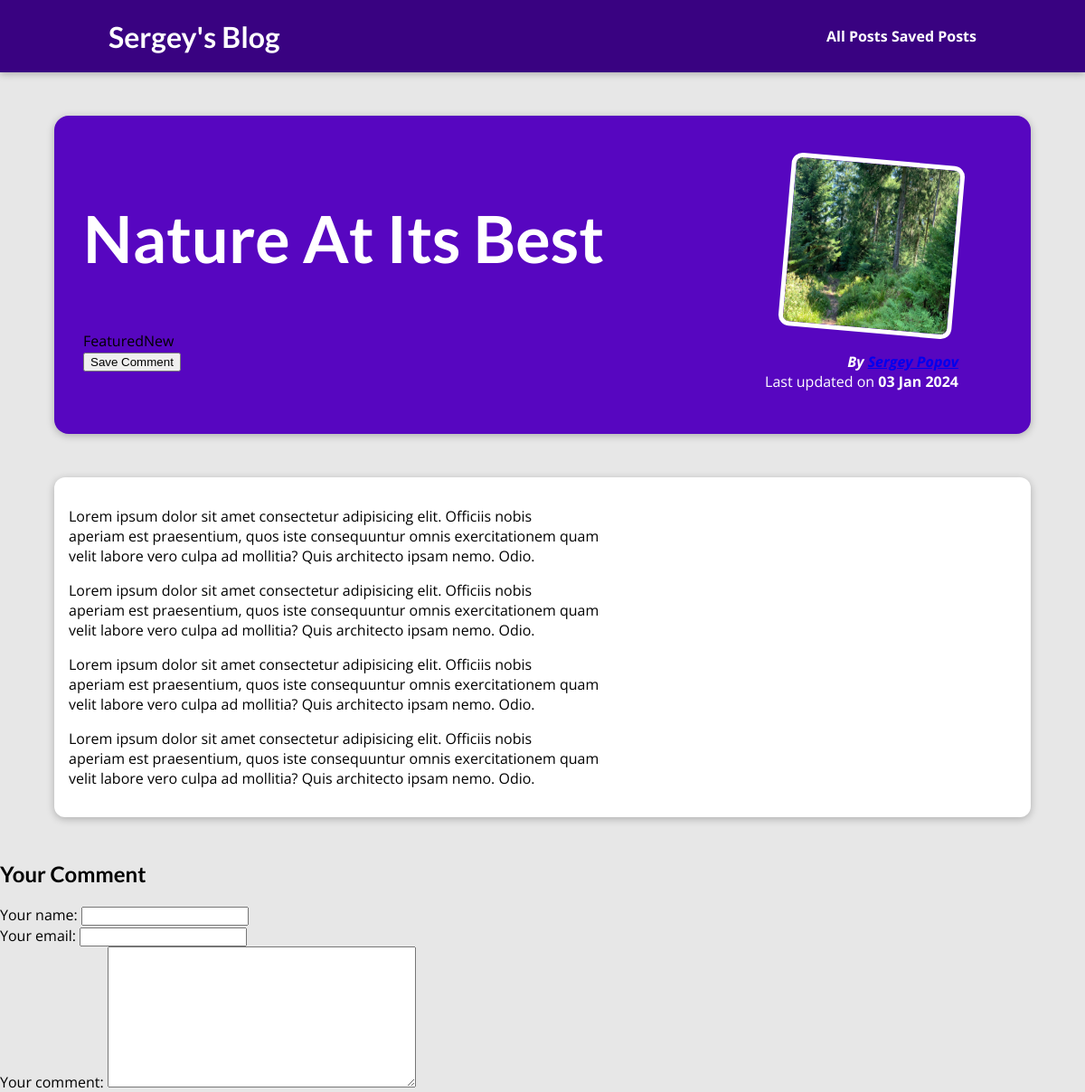
The app's page /posts/into-the-woods with its own data.
### blog/models.py (models this page shows, shortened)
class Post(models.Model):
    title = models.CharField(max_length=200)
    excerpt = models.CharField(max_length=200)
    image = models.ImageField(upload_to="posts", null=True)
    date = models.DateField(auto_now=True)
    slug = models.SlugField(unique=True, default='',
                            blank=True, null=False, db_index=True)
    content = models.TextField(validators=[MinLengthValidator(10)])
    author = models.ForeignKey(Author, on_delete=models.SET_NULL, null=True, related_name = 'posts')
    tags = models.ManyToManyField(Tag)

class Tag(models.Model):
    caption = models.CharField(max_length=20)

class Author(models.Model):
    first_name = models.CharField(max_length=50)
    last_name = models.CharField(max_length=50)
    email_address = models.EmailField()
    def full_name(self):
        return f"{self.first_name} {self.last_name}"
    def __str__(self):
        return self.full_name()

### blog/views.py (the view, shortened to what this page needs)
# urls.py: path("posts/<slug:slug>", views.SinglePostView.as_view(),
class SinglePostView(View):
    def is_stored_post(self, request, post_id):
        stored_posts = request.session.get("stored_posts")
        if stored_posts is not None:
            is_saved = post_id in stored_posts
        else:
            is_saved = False
        return is_saved
    def get(self, request, slug):
        post = Post.objects.get(slug=slug)
        context = {'post': post,
                   'post_tags': post.tags.all(),
                   'comment_form': CommentForm(),
                   'comments': post.comments.all().order_by('-id'),
                   'saved_for_later': self.is_stored_post(request, post.id)
                   }
        return render(request, "blog/post-detail.html", context)

### blog/forms.py
class CommentForm(forms.ModelForm):
    class Meta:
       model = Comment
       exclude = ['post']
       labels = {
           'user_name': "Your name",
           'user_email': "Your email",
           'text': "Your comment"
       }

### blog/templates/blog/post-detail.html (shortened to what this page needs)
{% extends "base.html" %}
{% load static %}
{% block css_files %}
<link rel="stylesheet" href="{% static "blog/post-detail.css" %}" />
{% endblock %}
{% block content %}
<section id="summary">
  <h2>{{ post.title }}</h2>
  <div>{% for tag in post_tags %}<span class="tag">{{tag.caption}}</span>{% endfor %}</div>
  <div id="read-later">
    <form action="{% url "read-later" %}" method="POST">
      <button>
        {% if saved_for_later %}
        Remove from "Read later"
        {% else %}
        Save Comment
        {% endif %}
        </button>
    </form>
  </div>
  <article>
    <img src="{{post.image.url}}" alt="{{ post.title }}" />
    <address>By <a href="mailto:{{post.author.email_address}}">{{ post.author }}</a></address>
    <div>Last updated on <time>{{ post.date|date:"d M Y" }}</time></div>
  </article>
</section>
<main>
  {{ post.content|linebreaks }}
</main>
<section id="comment-form">
  <h2>Your Comment</h2>
<form action="{% url "post-detail-page" post.slug %}" method='POST'>
  {% for field in comment_form %}
    <div class="form-control {% if field.errors %}invalid{% endif %}">
      {{field.label_tag}}
      {{field}}
    </div>
  {% endfor %}
</form>
</section>
{% endblock %}

### static/app.css (style rules this page uses)
* { box-sizing: border-box; }
html { font-family: 'Open Sans', 'Lato', sans-serif; }
body { margin: 0; }
h1, h2, h3 { font-family: 'Lato', sans-serif; font-weight: bold; }

### blog/static/blog/post-detail.css (style rules this page uses)
body { background-color: #e7e7e7; }
#summary { margin: 8rem auto 3rem auto; padding: 2rem; width: 90%; max-width: 90rem; border-radius: 16px; background-color: #5706c0; position: relative; box-shadow: 0 2px 8px rgba(0, 0, 0, 0.25); height: 22rem; }
#summary h2 { color: white; font-size: 4.5rem; }
#summary article { position: absolute; top: 2rem; right: 3rem; padding: 1rem 2rem; border-radius: 12px; text-align: right; color: white; }
#summary article img { width: 12rem; height: 12rem; border-radius: 12px; transform: rotateZ(5deg); border: 5px solid white; margin-bottom: 1rem; }
#summary address { font-weight: bold; }
#summary time { font-weight: bold; }
main { width: 90%; max-width: 90rem; margin: 3rem auto; background-color: white; padding: 1rem; border-radius: 12px; box-shadow: 0 2px 8px rgba(0, 0, 0, 0.25); }

### records on screen
Post: title "Nature At Its Best", image (picture), author "Sergey Popov", date "03 Jan 2024", content "Lorem ipsum dolor sit amet consectetur adipisicing elit. Officiis nobis aperiam est praesentium, quos iste consequuntur omnis exercitationem quam velit labore vero culpa ad mollitia? Quis architecto ipsam nemo. Odio. Lorem ipsum dolor sit amet consectetur adipisicing elit. Officiis nobis aperiam est praesentium, quos iste consequuntur omnis exercitationem quam velit labore vero culpa ad mollitia? Quis architecto ipsam nemo. Odio. Lorem ipsum dolor sit amet consectetur adipisicing elit. Officiis nobis aperiam est praesentium, quos iste consequuntur omnis exercitationem quam velit labore vero culpa ad mollitia? Quis architecto ipsam nemo. Odio. Lorem ipsum dolor sit amet consectetur…"
Tag: caption "Featured"
Tag: caption "New"

### other values on screen
{{ field.label_tag }} "Your name:" "Your email:" "Your comment:"
